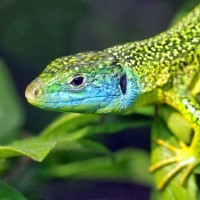
#> input picture Practical#1/src.jpg, 200 x 200 px, found by its file name
$ python 'home#3_3.py'
#> lines starting #> are read from the running program, lines starting #| are printed output that depends on the picture
import cv2
import numpy as np
from matplotlib import pyplot as plt

from matplotlib.colors import NoNorm

# convenience function that estimates the difference between 2 images
def diffscore(img1, img2):
    return np.sum(abs(img1-img2))

# convenience function to draw 1 image - no typing 4 lines anymore
def display(img, single_layer = False):
    plt.figure()
    plt.axis("off")
    if single_layer:
        plt.imshow(img,cmap='gray',norm=NoNorm())
        # this ensures plt doesn't treat our grayscale array as a messed-up 3-channel image
    else:
        plt.imshow(img)
    plt.show()

src = cv2.cvtColor(cv2.imread("src.jpg"), cv2.COLOR_BGR2RGB)

def alien_filter(img):
    out = img.copy()
    outr = out[:,:,0]
    outg = out[:,:,1]
    outb = out[:,:,2]
    out = np.stack((outg, outb, outr), axis=2)
    # np.stack() stacks arrays in higher dimensions
    # because outx are all 2D slices
    return out

def vintage_filter(img):
    # Logarithmic transform
    log_transformed = (25 * np.log10(1 + img)).astype(np.uint8)
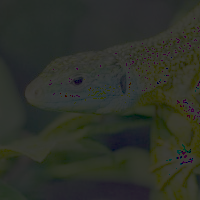
#> log_transformed: shape (200, 200, 3); mean R, G, B 44.8, 48.2, 40.5

    # Piecewise transform
    piecewise_transformed = img.copy()
    piecewise_transformed = np.where(piecewise_transformed < 128, 0.5 * piecewise_transformed, 2 * piecewise_transformed - 255)
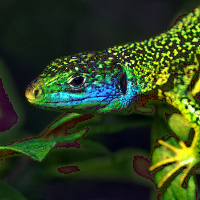
#> piecewise_transformed: shape (200, 200, 3) float64; mean R, G, B 45.9, 63.7, 31

    # Combine the two transformations
#> (the run stopped early here; a loop or call above may not have finished)
